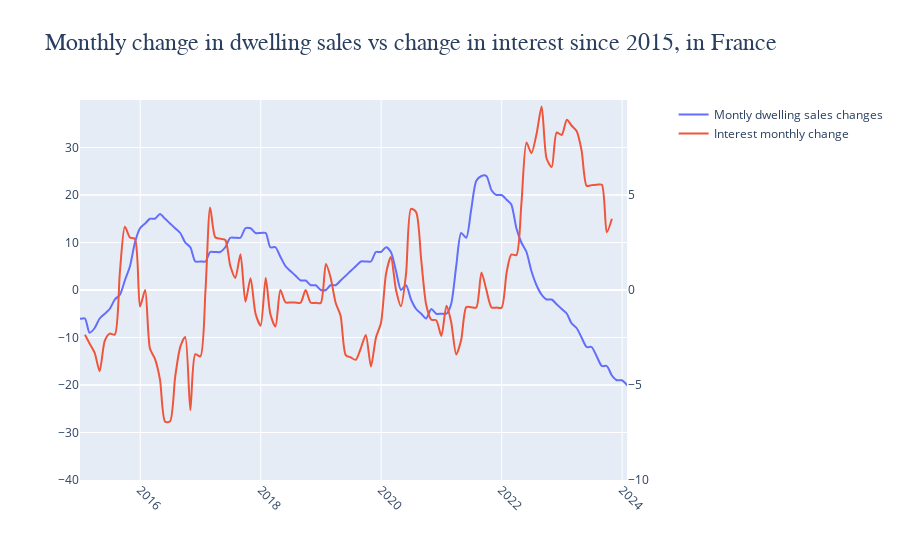

Notebook code for this chart:
### Markdown cell above
### Plotting

### Code cell
fig = make_subplots(specs=[[{"secondary_y": True}]])

fig.add_trace(
    go.Scatter(x = n_sales.index, y = n_sales['00'], name='Montly dwelling sales changes', line_shape='spline', line_smoothing=0.7),
    secondary_y=False)

fig.add_trace(
    go.Scatter(x = interest.index, y = interest['interest_diff'], name='Interest monthly change', line_shape='spline', line_smoothing=0.7),
    secondary_y=True)


fig.update_layout(dict(title="Monthly change in dwelling sales vs change in interest since 2015, in France",
                        title_font_family="Times New Roman",
                        title_font_size = 24,
                        xaxis_range=['2015-01-01','2024-01-31'],
                        yaxis1 = dict(
                            range=[-40,40], # update
                            tickmode = 'array',
                            tickvals = [i for i in range(-40,40,10)],
                            ticksuffix =" ",
                        ),
                        yaxis2 = dict(
                            range=[-10,10], # update
                            tickmode = 'array',
                            tickvals = [i for i in range(-10,10,5)],
                        ), 
                        xaxis = dict(
                            tickangle = 45
                        )
                       ))
fig.show()

### Figure 1 — Plotly figure (JSON) as saved in the notebook; plotly's stock layout.template omitted (floating-point values rounded to 4 significant figures; data arrays with more than 128 entries replaced by an {"elided": "..."} marker saying what was removed)
{"data": [{"line": {"shape": "spline", "smoothing": 0.7}, "name": "Montly dwelling sales changes", "type": "scatter", "x": {"elided": "231 str values"}, "xaxis": "x", "y": {"elided": "231 int values"}, "yaxis": "y"}, {"line": {"shape": "spline", "smoothing": 0.7}, "name": "Interest monthly change", "type": "scatter", "x": ["2014-12-31T00:00:00", "2015-01-31T00:00:00", "2015-02-28T00:00:00", "2015-03-31T00:00:00", "2015-04-30T00:00:00", "2015-05-31T00:00:00", "2015-06-30T00:00:00", "2015-07-31T00:00:00", "2015-08-31T00:00:00", "2015-09-30T00:00:00", "2015-10-31T00:00:00", "2015-11-30T00:00:00", "2015-12-31T00:00:00", "2016-01-31T00:00:00", "2016-02-29T00:00:00", "2016-03-31T00:00:00", "2016-04-30T00:00:00", "2016-05-31T00:00:00", "2016-06-30T00:00:00", "2016-07-31T00:00:00", "2016-08-31T00:00:00", "2016-09-30T00:00:00", "2016-10-31T00:00:00", "2016-11-30T00:00:00", "2016-12-31T00:00:00", "2017-01-31T00:00:00", "2017-02-28T00:00:00", "2017-03-31T00:00:00", "2017-04-30T00:00:00", "2017-05-31T00:00:00", "2017-06-30T00:00:00", "2017-07-31T00:00:00", "2017-08-31T00:00:00", "2017-09-30T00:00:00", "2017-10-31T00:00:00", "2017-11-30T00:00:00", "2017-12-31T00:00:00", "2018-01-31T00:00:00", "2018-02-28T00:00:00", "2018-03-31T00:00:00", "2018-04-30T00:00:00", "2018-05-31T00:00:00", "2018-06-30T00:00:00", "2018-07-31T00:00:00", "2018-08-31T00:00:00", "2018-09-30T00:00:00", "2018-10-31T00:00:00", "2018-11-30T00:00:00", "2018-12-31T00:00:00", "2019-01-31T00:00:00", "2019-02-28T00:00:00", "2019-03-31T00:00:00", "2019-04-30T00:00:00", "2019-05-31T00:00:00", "2019-06-30T00:00:00", "2019-07-31T00:00:00", "2019-08-31T00:00:00", "2019-09-30T00:00:00", "2019-10-31T00:00:00", "2019-11-30T00:00:00", "2019-12-31T00:00:00", "2020-01-31T00:00:00", "2020-02-29T00:00:00", "2020-03-31T00:00:00", "2020-04-30T00:00:00", "2020-05-31T00:00:00", "2020-06-30T00:00:00", "2020-07-31T00:00:00", "2020-08-31T00:00:00", "2020-09-30T00:00:00", "2020-10-31T00:00:00", "2020-11-30T00:00:00", "2020-12-31T00:00:00", "2021-01-31T00:00:00", "2021-02-28T00:00:00", "2021-03-31T00:00:00", "2021-04-30T00:00:00", "2021-05-31T00:00:00", "2021-06-30T00:00:00", "2021-07-31T00:00:00", "2021-08-31T00:00:00", "2021-09-30T00:00:00", "2021-10-31T00:00:00", "2021-11-30T00:00:00", "2021-12-31T00:00:00", "2022-01-31T00:00:00", "2022-02-28T00:00:00", "2022-03-31T00:00:00", "2022-04-30T00:00:00", "2022-05-31T00:00:00", "2022-06-30T00:00:00", "2022-07-31T00:00:00", "2022-08-31T00:00:00", "2022-09-30T00:00:00", "2022-10-31T00:00:00", "2022-11-30T00:00:00", "2022-12-31T00:00:00", "2023-01-31T00:00:00", "2023-02-28T00:00:00", "2023-03-31T00:00:00", "2023-04-30T00:00:00", "2023-05-31T00:00:00", "2023-06-30T00:00:00", "2023-07-31T00:00:00", "2023-08-31T00:00:00", "2023-09-30T00:00:00", "2023-10-31T00:00:00"], "xaxis": "x", "y": [null, -2.353, -2.811, -3.306, -4.274, -2.679, -2.294, -2.347, 0.9615, 3.333, 2.765, 2.691, -0.8734, 0, -3.084, -3.636, -4.717, -6.931, -6.915, -4.571, -2.994, -2.469, -6.329, -3.378, -3.497, 0, 4.348, 2.778, 2.703, 2.632, 1.282, 0.6329, 1.887, -0.6173, 0.6211, -1.235, -1.875, 0.6369, -1.266, -1.923, 0, -0.6536, -0.6579, -0.6623, -0.6667, 0, -0.6711, -0.6757, -0.6803, 1.37, 0.6757, -0.6711, -1.351, -3.425, -3.546, -3.676, -3.053, -2.362, -4.032, -2.521, -1.724, 0.8772, 1.739, 0, -0.8547, 0.8621, 4.274, 4.098, 1.575, -0.7752, -1.562, -1.587, -2.419, -0.8264, -1.667, -3.39, -2.632, -0.9009, -0.9091, -0.9174, 0.9259, 0, -0.9174, -0.9259, -0.9346, 0.9434, 1.869, 1.835, 4.505, 7.759, 7.2, 8.209, 9.655, 6.918, 6.471, 8.287, 8.163, 8.962, 8.658, 8.367, 7.353, 5.479, 5.519, 5.538, 5.539, 3.039, 3.753], "yaxis": "y2"}], "layout": {"title": {"font": {"family": "Times New Roman", "size": 24}, "text": "Monthly change in dwelling sales vs change in interest since 2015, in France"}, "xaxis": {"anchor": "y", "domain": [0, 0.94], "range": ["2015-01-01", "2024-01-31"], "tickangle": 45}, "yaxis": {"anchor": "x", "domain": [0, 1], "range": [-40, 40], "tickmode": "array", "ticksuffix": " ", "tickvals": [-40, -30, -20, -10, 0, 10, 20, 30]}, "yaxis2": {"anchor": "x", "overlaying": "y", "range": [-10, 10], "side": "right", "tickmode": "array", "tickvals": [-10, -5, 0, 5]}}}
